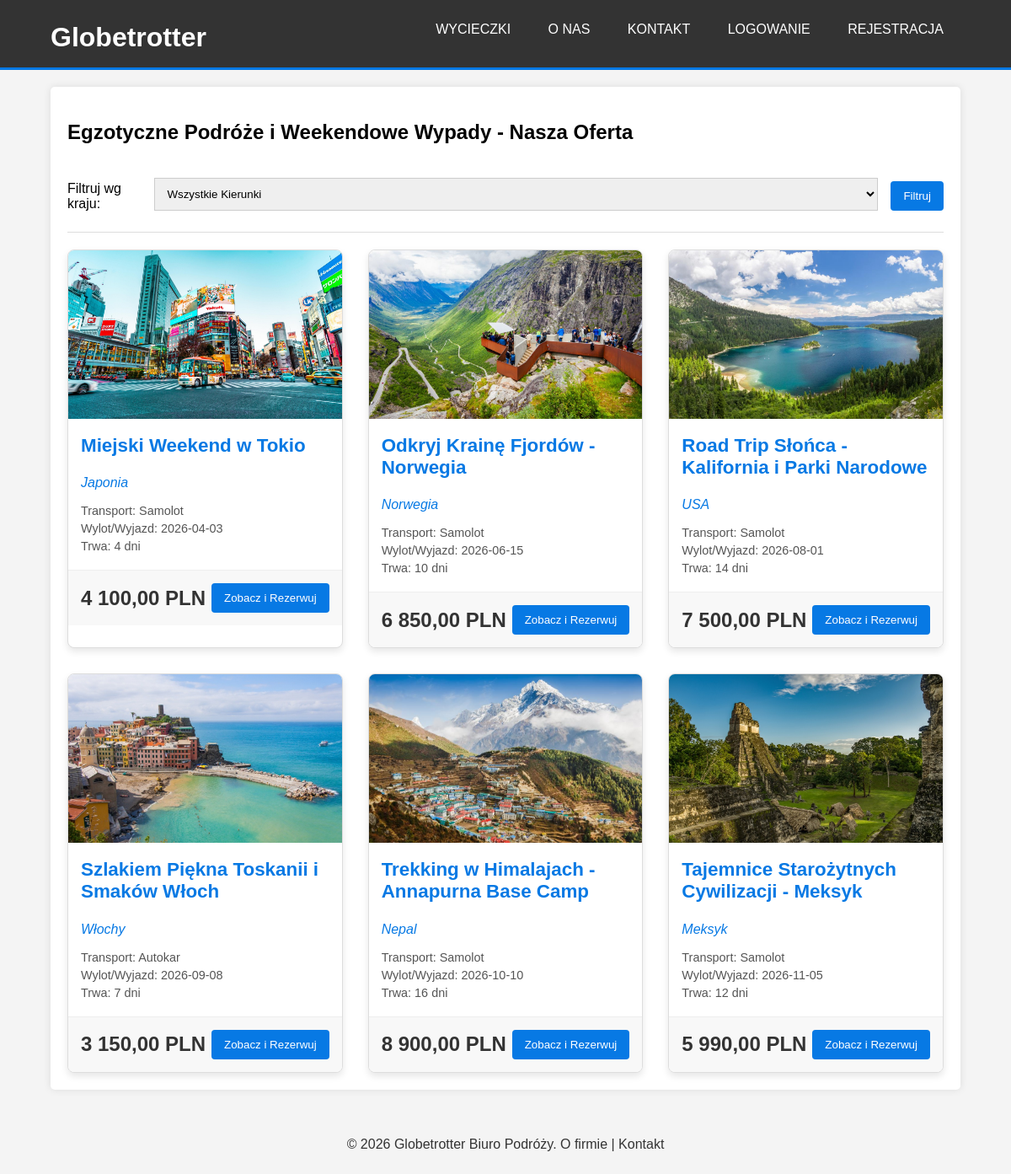
The page / on the database its author committed.
### tables this page shows
CREATE TABLE `tours` (
  `id` int(11) NOT NULL,
  `title` varchar(255) NOT NULL,
  `country` varchar(100) NOT NULL,
  `description` text DEFAULT NULL,
  `price` decimal(10,2) NOT NULL,
  `start_date` date NOT NULL,
  `end_date` date DEFAULT NULL,
  `duration_days` int(11) NOT NULL,
  `departure_time` time DEFAULT NULL,
  `return_time` time DEFAULT NULL,
  `transport_type` varchar(50) NOT NULL,
  `max_slots` int(11) NOT NULL,
  `image_url` varchar(255) DEFAULT NULL,
  `created_at` timestamp NOT NULL DEFAULT current_timestamp()
);

### classes/Baza.php (called while the page is built, shortened)
<?php
class Baza {
    private $mysqli;
    public function __construct($serwer, $user, $pass, $baza) {
        $this->mysqli = new mysqli($serwer, $user, $pass, $baza);
        $this->mysqli->set_charset("utf8");
    }
    public function select($sql) {
        $result_array = [];
        if ($result = $this->mysqli->query($sql)) {
            while ($row = $result->fetch_assoc()) {
                $result_array[] = $row;
            }
        }
        return $result_array;
    }
}
?>

### classes/User.php (called while the page is built, shortened)
<?php
class User {
    public function is_logged_in() {
        return isset($_SESSION['user_id']);
    }
}
?>

### classes/Tour.php (called while the page is built, shortened)
<?php
class Tour {
    private $db;
    public function __construct($db_instance) {
        $this->db = $db_instance;
    }
    public function getTours($filter_country = null) {
        $sql = "SELECT * FROM tours";
        $sql .= " ORDER BY start_date ASC";
        return $this->db->select($sql);
    }
}
?>

### index.php (the view, shortened to what this page needs)
<?php
require_once 'classes/Baza.php';
require_once 'classes/User.php';
require_once 'classes/Tour.php';
$db = new Baza(DB_SERVER, DB_USER, DB_PASS, DB_NAME);
$user = new User($db);
$tour_manager = new Tour($db);
$filter_country = filter_input(INPUT_GET, 'country', FILTER_SANITIZE_STRING);
$tours = $tour_manager->getTours($filter_country);
include 'includes/header.php';
?>
<div class="content-box">
    <h2>Egzotyczne Podróże i Weekendowe Wypady - Nasza Oferta</h2>
    <form action="index.php" method="GET" class="filter-form">
        <label for="country">Filtruj wg kraju:</label>
        <select name="country" id="country">
            <option value="all">Wszystkie Kierunki</option>
        </select>
        <button type="submit">Filtruj</button>
    </form>
    <?php if (empty($tours)): ?>
        <p>Brak dostępnych wycieczek spełniających kryteria.</p>
    <?php else: ?>
        <div class="tour-grid">
        <?php foreach ($tours as $tour): ?>
            <div class="tour-card">
                <img src="<?= htmlspecialchars($tour['image_url'] ?: 'images/placeholder.jpg') ?>" alt="<?= htmlspecialchars($tour['title']) ?>">
                <div class="card-body">
                    <h3><?= htmlspecialchars($tour['title']) ?></h3>
                    <p><span style="font-style: italic; color: #0779e4;"> <?= htmlspecialchars($tour['country']) ?></span></p>
                    <div class="card-details">
                        <span>Transport: <?= htmlspecialchars($tour['transport_type']) ?></span>
                        <span>Wylot/Wyjazd: <?= htmlspecialchars($tour['start_date']) ?></span>
                        <span>Trwa: <?= htmlspecialchars($tour['duration_days']) ?> dni</span>
                    </div>
                </div>
                <div class="card-footer">
                    <span class="card-price"><?= number_format($tour['price'], 2, ',', ' ') ?> PLN</span>
                    <a href="tour_details.php?id=<?= $tour['id'] ?>"><button>Zobacz i Rezerwuj</button></a>
                </div>
            </div>
        <?php endforeach; ?>
        </div>
    <?php endif; ?>
</div>
<?php include 'includes/footer.php'; ?>

### includes/header.php (shortened to what this page needs)
<?php
$base_path = (strpos($_SERVER['PHP_SELF'], '/admin/') !== false) ? '../' : '';
?>
<!DOCTYPE html>
<html lang="pl">
<head>
    <link rel="stylesheet" href="<?= $base_path ?>css/style.css">
</head>
<body>
<header>
    <div class="container">
        <div id="branding">
            <h1><span class="current">Globetrotter</span></h1>
        </div>
        <nav>
            <ul>
                <li><a href="<?= $base_path ?>index.php">Wycieczki</a></li>
                <li><a href="<?= $base_path ?>about.php">O Nas</a></li>
                <li><a href="<?= $base_path ?>contact.php">Kontakt</a></li>
                <?php if ($user->is_logged_in()): ?>
                    <li class="dropdown">
                        <button class="dropbtn"><?= htmlspecialchars($_SESSION['username']) ?> ▼</button>
                        <div class="dropdown-content">
                            <a href="<?= $base_path ?>account.php">Moje Konto</a>
                            <a href="<?= $base_path ?>cart.php">Koszyk / Rezerwacje</a>
                            <?php if ($user->is_admin()): ?>
                                <a href="<?= $base_path ?>admin/index.php" style="color: red; font-weight: bold;">Panel Admina</a>
                            <?php endif; ?>
                            <a href="<?= $base_path ?>logout.php">Wyloguj</a>
                        </div>
                    </li>
                <?php else: ?>
                    <li><a href="<?= $base_path ?>login.php">Logowanie</a></li>
                    <li><a href="<?= $base_path ?>register.php">Rejestracja</a></li>
                <?php endif; ?>
            </ul>
        </nav>
    </div>
</header>
<div class="container">

### includes/footer.php
</div>
<footer>
    <p>&copy; <?= date('Y') ?> Globetrotter Biuro Podróży. <a href="about.php" style="color: #333;">O firmie</a> | <a href="contact.php" style="color: #333;">Kontakt</a></p>
</footer>
</body>
</html>

### css/style.css (style rules this page uses)
body { font-family: Arial, sans-serif; margin: 0; padding: 0; background-color: #f4f4f4; }
.container { width: 90%; max-width: 1200px; margin: auto; }
header { background: #333; color: white; padding-top: 10px; min-height: 70px; border-bottom: #0779e4 3px solid; }
header a { color: white; text-decoration: none; text-transform: uppercase; font-size: 16px; }
header ul { padding: 0; list-style: none; text-align: right; }
header li { display: inline-block; padding: 0 20px; position: relative; }
header #branding { float: left; }
header #branding h1 { margin: 0; }
.content-box { background: white; padding: 20px; margin-top: 20px; border-radius: 5px; box-shadow: 0 0 10px rgba(0,0,0,0.1); }
input[type="text"], input[type="password"], input[type="email"], input[type="date"], input[type="time"], input[type="number"], textarea, select { width: 100%; padding: 10px; margin: 5px 0 10px 0; display: inline-block; border: 1px solid #ccc; box-sizing: border-box; }
button, input[type="submit"] { background-color: #0779e4; color: white; padding: 10px 15px; border: none; cursor: pointer; border-radius: 4px; }
.tour-grid { display: grid; grid-template-columns: repeat(auto-fit, minmax(300px, 1fr)); gap: 30px; margin-top: 20px; }
.tour-card { background: white; border: 1px solid #ddd; border-radius: 8px; box-shadow: 0 4px 8px rgba(0,0,0,0.1); overflow: hidden; transition: transform 0.2s, box-shadow 0.2s; }
.tour-card img { width: 100%; height: 200px; object-fit: cover; }
a { text-decoration: none; color: inherit; }
header a { color: white !important; text-decoration: none; }
.card-body { padding: 15px; }
.card-body h3 { margin-top: 0; color: #0779e4; font-size: 1.4em; }
.card-footer { padding: 15px; background: #f8f8f8; border-top: 1px solid #eee; display: flex; justify-content: space-between; align-items: center; }
.card-price { font-size: 1.5em; color: #333; font-weight: bold; }
.card-details { margin-top: 10px; font-size: 0.9em; color: #555; }
.card-details span { display: block; margin-bottom: 5px; }
.filter-form { display: flex; gap: 15px; align-items: center; padding: 15px 0; border-bottom: 1px solid #ddd; margin-bottom: 20px; }
footer { text-align: center; padding: 10px; margin-top: 30px; color: #333; }
#branding { display: flex; align-items: center; }

### rows shown on the page
tours: image_url (picture), title "Miejski Weekend w Tokio", country "Japonia", transport_type "Samolot", start_date "2026-04-03", duration_days "4", price "4 100,00"
tours: image_url (picture), title "Odkryj Krainę Fjordów - Norwegia", country "Norwegia", transport_type "Samolot", start_date "2026-06-15", duration_days "10", price "6 850,00"
tours: image_url (picture), title "Road Trip Słońca - Kalifornia i Parki Narodowe", country "USA", transport_type "Samolot", start_date "2026-08-01", duration_days "14", price "7 500,00"
tours: image_url (picture), title "Szlakiem Piękna Toskanii i Smaków Włoch", country "Włochy", transport_type "Autokar", start_date "2026-09-08", duration_days "7", price "3 150,00"
tours: image_url (picture), title "Trekking w Himalajach - Annapurna Base Camp", country "Nepal", transport_type "Samolot", start_date "2026-10-10", duration_days "16", price "8 900,00"
tours: image_url (picture), title "Tajemnice Starożytnych Cywilizacji - Meksyk", country "Meksyk", transport_type "Samolot", start_date "2026-11-05", duration_days "12", price "5 990,00"
